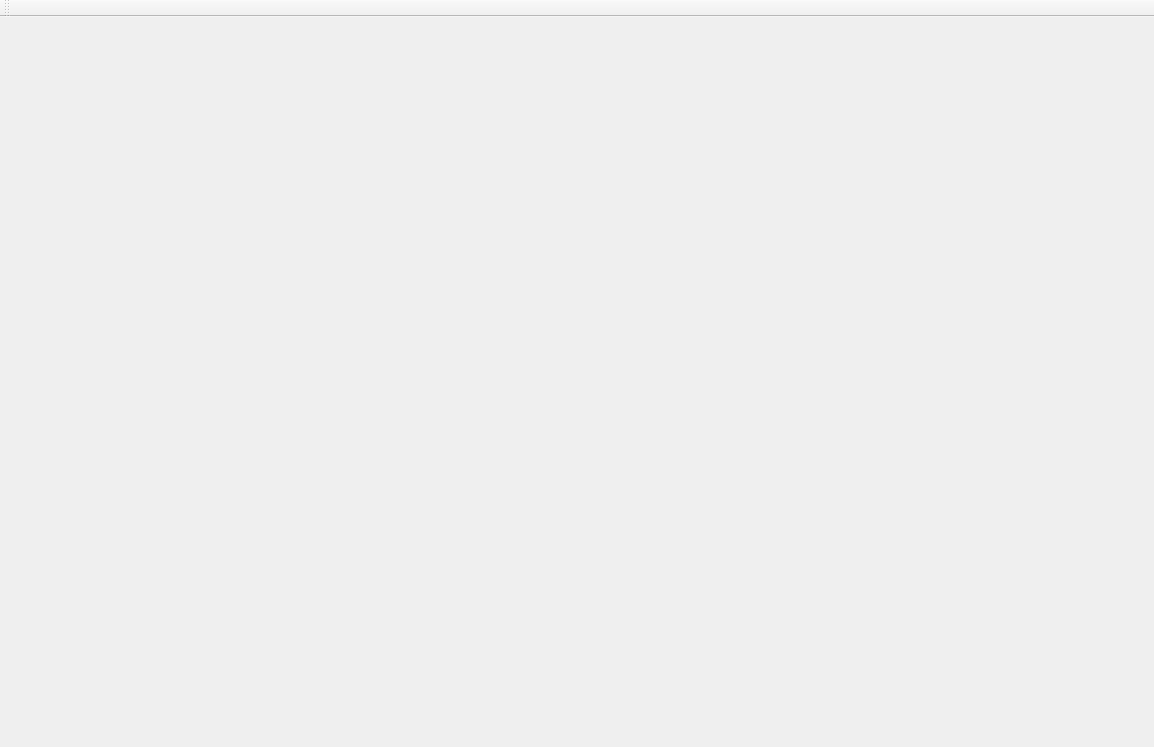
<?xml version="1.0" encoding="UTF-8"?>
<ui version="4.0">
 <class>MainWindow</class>
 <widget class="QMainWindow" name="MainWindow">
  <property name="geometry">
   <rect>
    <x>0</x>
    <y>0</y>
    <width>1154</width>
    <height>747</height>
   </rect>
  </property>
  <property name="windowTitle">
   <string>MainWindow</string>
  </property>
  <widget class="QWidget" name="centralWidget"/>
  <widget class="QMenuBar" name="menuBar">
   <property name="geometry">
    <rect>
     <x>0</x>
     <y>0</y>
     <width>1154</width>
     <height>19</height>
    </rect>
   </property>
  </widget>
  <widget class="QToolBar" name="mainToolBar">
   <attribute name="toolBarArea">
    <enum>TopToolBarArea</enum>
   </attribute>
   <attribute name="toolBarBreak">
    <bool>false</bool>
   </attribute>
  </widget>
 </widget>
 <layoutdefault spacing="6" margin="11"/>
 <resources/>
 <connections/>
</ui>
